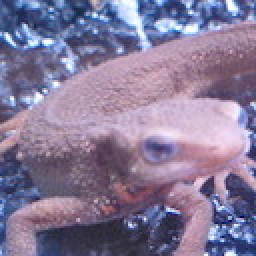
#> input picture Question_41_50/answers/imori.jpg, 128 x 128 px (shown 2 times larger)
$ python 50_Closing_Process.py   (older library calls are emulated)
#> lines starting #> are read from the running program, lines starting #| are printed output that depends on the picture; after the words box and inside, x2 and y2 are one past the last pixel; in counts of white or black regions, pixels touching at a corner belong together
import cv2
import numpy as np
import matplotlib.pyplot as plt

# Read image
img = cv2.imread("imori.jpg").astype(np.float32)
H, W, C = img.shape
#> H = 128; W = 128; C = 3

# Gray
gray = 0.2126 * img[..., 2] + 0.7152 * img[..., 1] + 0.0722 * img[..., 0]

# Gaussian Filter
K_size = 5
sigma = 1.4

# Zero padding
pad = K_size // 2
gau = np.zeros((H + pad*2, W + pad*2), dtype=np.float32)
#gau[pad:pad+H, pad:pad+W] = gray.copy().astype(np.float32)
gau = np.pad(gray, (pad, pad), 'edge')
tmp = gau.copy()

# Kernel
K = np.zeros((K_size, K_size), dtype=np.float32)
for x in range(-pad, -pad+K_size):
    for y in range(-pad, -pad+K_size):
        K[y+pad, x+pad] = np.exp(-(x**2 + y**2) / (2 * (sigma**2)))
K /= (sigma * np.sqrt(2 * np.pi))
K /= K.sum()

for y in range(H):
    for x in range(W):
        gau[pad+y, pad+x] = np.sum(K * tmp[y:y+K_size, x:x+K_size])
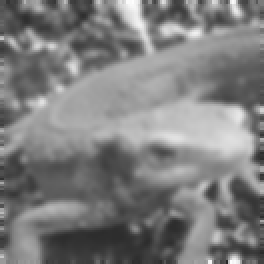
#> gau: shape (132, 132) float32 (shown 2 times larger); min 41.48, max 253.7, mean 125.8

# Sobel vertical
KSV = np.array(((-1., -2., -1.), (0., 0., 0.), (1., 2., 1.)), dtype=np.float32)
# Sobel horizontal
KSH = np.array(((-1., 0., 1.), (-2., 0., 2.), (-1., 0., 1.)), dtype=np.float32)

gau = gau[pad-1:H+pad+1, pad-1:W+pad+1]
#> gau: shape (130, 130) float32
fy = np.zeros_like(gau, dtype=np.float32)
fx = np.zeros_like(gau, dtype=np.float32)
K_size = 3
pad = K_size // 2

for y in range(H):
    for x in range(W):
        fy[pad+y, pad+x] = np.sum(KSV * gau[y:y+K_size, x:x+K_size])
        fx[pad+y, pad+x] = np.sum(KSH * gau[y:y+K_size, x:x+K_size])
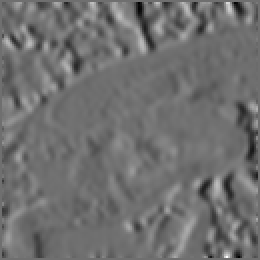
#> fx: shape (130, 130) float32 (shown 2 times larger); min -366.6, max 469.1, mean -0.3; drawn with min black and max white
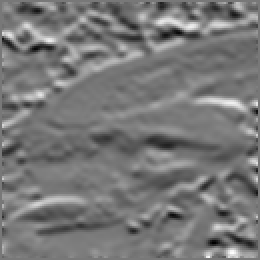
#> fy: shape (130, 130) float32 (shown 2 times larger); min -297.1, max 329.9, mean -1.8; drawn with min black and max white

fx = fx[pad:pad+H, pad:pad+W]
#> fx: shape (128, 128) float32
fy = fy[pad:pad+H, pad:pad+W]
#> fy: shape (128, 128) float32

# Non-maximum suppression
edge = np.sqrt(np.power(fx, 2) + np.power(fy, 2))
fx[fx == 0] = 1e-5
tan = np.arctan(fy / fx)
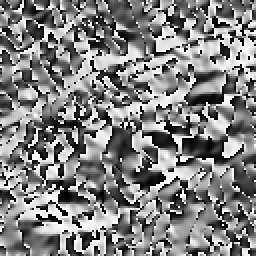
#> tan: shape (128, 128) float32 (shown 2 times larger); min -1.57, max 1.57, mean 0.0305; drawn with min black and max white
# Angle quantization
angle = np.zeros_like(tan, dtype=np.uint8)
angle[np.where((tan > -0.4142) & (tan <= 0.4142))] = 0
angle[np.where((tan > 0.4142) & (tan < 2.4142))] = 45
angle[np.where((tan >= 2.4142) | (tan <= -2.4142))] = 95
angle[np.where((tan > -2.4142) & (tan <= -0.4142))] = 135

for y in range(H):
    for x in range(W):
        if angle[y, x] == 0:
            dx1, dy1, dx2, dy2 = -1, 0, 1, 0
        elif angle[y, x] == 45:
            dx1, dy1, dx2, dy2 = -1, 1, 1, -1
        elif angle[y, x] == 90:
            dx1, dy1, dx2, dy2 = 0, -1, 0, 1
        elif angle[y, x] == 135:
            dx1, dy1, dx2, dy2 = -1, -1, 1, 1
        if x == 0:
            dx1 = max(dx1, 0)
            dx2 = max(dx2, 0)
        if x == W-1:
            dx1 = min(dx1, 0)
            dx2 = min(dx2, 0)
        if y == 0:
            dy1 = max(dy1, 0)
            dy2 = max(dy2, 0)
        if y == H-1:
            dy1 = min(dy1, 0)
            dy2 = min(dy2, 0)
        if max(max(edge[y, x], edge[y+dy1, x+dx1]), edge[y+dy2, x+dx2]) != edge[y, x]:
            edge[y, x] = 0


# Histeresis threshold
HT = 100
LT = 30
edge[edge >= HT] = 255
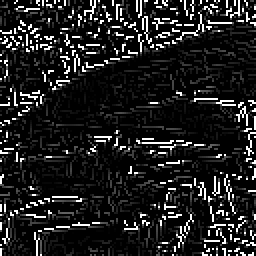
#> edge: shape (128, 128) float32 (shown 2 times larger); min 0, max 255, mean 31.4
edge[edge <= LT] = 0
#> edge: shape (128, 128) float32; 6.97% of pixels changed, all inside (x1, y1, x2, y2) = (0, 1, 128, 128)

_edge = np.zeros((H+2, W+2), dtype=np.float32)
_edge[1:H+1, 1:W+1] = edge

# 8 - Nearest neighbor
nn = np.array(((1., 1., 1.), (1., 0., 1.), (1., 1., 1.)), dtype=np.float32)

for y in range(1, H+2):
    for x in range(1, W+2):
        if _edge[y, x] < LT or _edge[y, x] > HT:
            continue
        if np.max(_edge[y-1:y+2, x-1:x+2] * nn) >= HT:
            _edge[y, x] = 255
        else:
            _edge[y, x] = 0
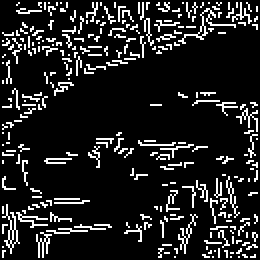
#> _edge: shape (130, 130) float32 (shown 2 times larger); 12.8% white in thin lines or dots

edge = _edge[1:H+1, 1:W+1]
#> edge: shape (128, 128) float32; 13.2% white in thin lines or dots

out = edge.astype(np.uint8)
#> out: shape (128, 128); 13.2% white in thin lines or dots


# Morphology filter
MF = np.array(((0, 1, 0),
               (1, 0, 1),
               (0, 1, 0)), dtype=np.int)

# Morphology - dilate
Dil_time = 1

for i in range(Dil_time):
    tmp = np.pad(out, (1, 1), 'edge')
    for y in range(1, H+1):
        for x in range(1, W+1):
            if np.sum(MF * tmp[y-1:y+2, x-1:x+2]) >= 255:
                out[y-1, x-1] = 255
#> out: shape (128, 128); 36.6% white; 20 white regions (2 under 20 px), largest, box (x1, y1, x2, y2) and area: (0, 0, 128, 48) 2212, (89, 44, 128, 128) 1176, (0, 70, 56, 128) 894

# Morphology - erode
Erode_time = 1

for i in range(Erode_time):
    tmp = np.pad(out, (1, 1), 'edge')
    for y in range(1, H+1):
        for x in range(1, W+1):
            if np.sum(MF * tmp[y-1:y+2, x-1:x+2]) < 255*4:
                out[y-1, x-1] = 0
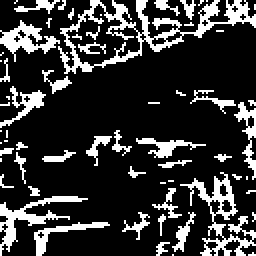
#> out: shape (128, 128) (shown 2 times larger); 20.4% white in thin lines or dots

# Save result
cv2.imwrite("out.jpg", out)
cv2.imshow("result", out)

# Wait until a key pressed
cv2.waitKey(0)

# Destroy all the windows opened before
cv2.destroyAllWindows()

$ run again, with Question_41_50/answers/answer_41_1.jpg copied over Question_41_50/answers/imori.jpg
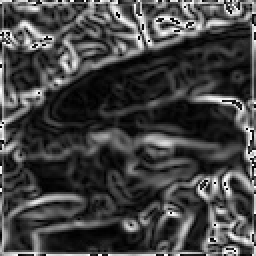
#> input picture Question_41_50/answers/answer_41_1.jpg, 128 x 128 px (shown 2 times larger)
#> after the loop `for y in range(1, H+2):`:
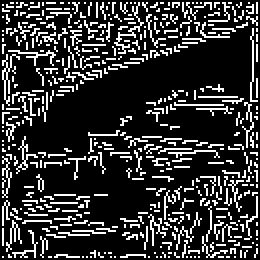
#> _edge: shape (130, 130) float32 (shown 2 times larger); 19.7% white in thin lines or dots
#> after the loop `for i in range(Erode_time):`:
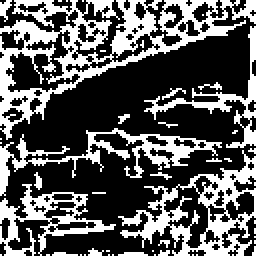
#> out: shape (128, 128) (shown 2 times larger); 34.7% white; 49 white regions (39 under 20 px), largest, box (x1, y1, x2, y2) and area: (0, 0, 128, 70) 2390, (59, 75, 128, 128) 1132, (0, 64, 111, 98) 777
